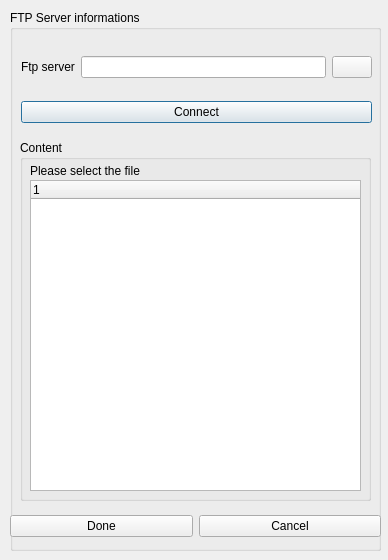
<?xml version="1.0" encoding="UTF-8"?>
<ui version="4.0">
 <class>FtpSelectionDialog</class>
 <widget class="QDialog" name="FtpSelectionDialog">
  <property name="geometry">
   <rect>
    <x>0</x>
    <y>0</y>
    <width>388</width>
    <height>560</height>
   </rect>
  </property>
  <property name="windowTitle">
   <string>Dialog</string>
  </property>
  <widget class="QGroupBox" name="groupBox">
   <property name="geometry">
    <rect>
     <x>10</x>
     <y>10</y>
     <width>371</width>
     <height>541</height>
    </rect>
   </property>
   <property name="title">
    <string>FTP Server informations</string>
   </property>
   <widget class="QGroupBox" name="groupBox_2">
    <property name="geometry">
     <rect>
      <x>10</x>
      <y>130</y>
      <width>351</width>
      <height>361</height>
     </rect>
    </property>
    <property name="title">
     <string>Content</string>
    </property>
    <widget class="QLabel" name="label_4">
     <property name="geometry">
      <rect>
       <x>10</x>
       <y>20</y>
       <width>141</width>
       <height>21</height>
      </rect>
     </property>
     <property name="text">
      <string>Please select the file</string>
     </property>
    </widget>
    <widget class="QTreeWidget" name="fileList">
     <property name="geometry">
      <rect>
       <x>10</x>
       <y>40</y>
       <width>331</width>
       <height>311</height>
      </rect>
     </property>
     <column>
      <property name="text">
       <string notr="true">1</string>
      </property>
     </column>
    </widget>
   </widget>
   <widget class="QWidget" name="layoutWidget">
    <property name="geometry">
     <rect>
      <x>11</x>
      <y>29</y>
      <width>351</width>
      <height>101</height>
     </rect>
    </property>
    <layout class="QGridLayout" name="gridLayout">
     <item row="1" column="0">
      <widget class="QLabel" name="label">
       <property name="text">
        <string>Ftp server</string>
       </property>
      </widget>
     </item>
     <item row="1" column="1">
      <widget class="QLineEdit" name="url"/>
     </item>
     <item row="2" column="0" colspan="3">
      <widget class="QPushButton" name="connectButton">
       <property name="text">
        <string>Connect</string>
       </property>
      </widget>
     </item>
     <item row="1" column="2">
      <widget class="QPushButton" name="cdToParrent">
       <property name="text">
        <string/>
       </property>
       <property name="icon">
        <iconset resource="ftp_selection.qrc">
         <normaloff>:/translationManager/images/cdtoparent.png</normaloff>:/translationManager/images/cdtoparent.png</iconset>
       </property>
      </widget>
     </item>
    </layout>
   </widget>
   <widget class="QWidget" name="layoutWidget">
    <property name="geometry">
     <rect>
      <x>0</x>
      <y>500</y>
      <width>371</width>
      <height>33</height>
     </rect>
    </property>
    <layout class="QGridLayout" name="gridLayout_2">
     <item row="0" column="0">
      <widget class="QPushButton" name="doneButton">
       <property name="text">
        <string>Done</string>
       </property>
      </widget>
     </item>
     <item row="0" column="1">
      <widget class="QPushButton" name="cancelButton">
       <property name="text">
        <string>Cancel</string>
       </property>
      </widget>
     </item>
    </layout>
   </widget>
  </widget>
 </widget>
 <resources>
  <include location="ftp_selection.qrc"/>
 </resources>
 <connections/>
</ui>
